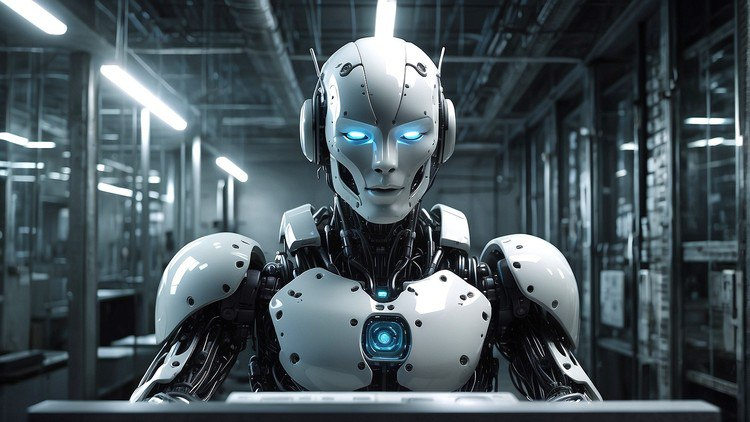
#> input picture photos/photo_5878501912922403677_x.jpg, 750 x 422 px, found by its file name
$ python transformation.py
#> lines starting #> are read from the running program, lines starting #| are printed output that depends on the picture
import cv2 as cv
import numpy as np

img = cv.imread('photos\photo_5878501912922403677_x.jpg')
#> img is the input picture: shape (422, 750, 3); mean B, G, R 92.2, 85.9, 72.8
cv.imshow("Image", img)

# Cropping function
crop_img = img[20:400, 0:400]
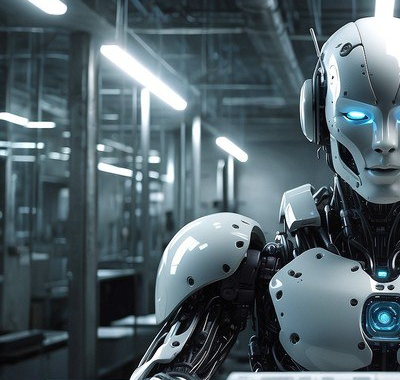
#> crop_img: shape (380, 400, 3); mean B, G, R 103.8, 96.7, 80.7
cv.imshow("Cropped Image", crop_img)

# Transformation
def img_tranformatioN(img, x, y):
#> called with x = -250, y = 250
    matrix = np.float32([[1,0,x], [0,1,y]])
    dimensions = (img.shape[1], img.shape[0])
#> dimensions = (750, 422)
    translate = cv.warpAffine(img, matrix, dimensions)
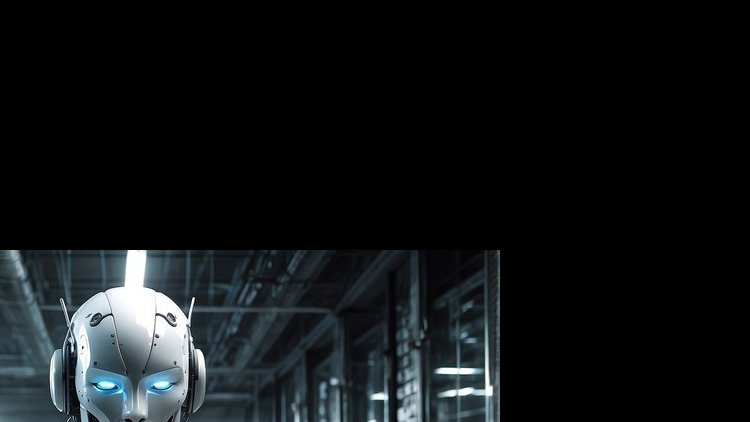
#> translate: shape (422, 750, 3); mean B, G, R 21.8, 20.2, 16.9

    return translate
'''
note:
-x--left
x---right
-y--up
y---down
'''
trans_img = img_tranformatioN(img, -250,250)
cv.imshow("Translated Image", trans_img)

# rotation

def rotate(img, angle, rotPoint=None):
#> called with angle = 90
    if rotPoint is None:
        rotPoint = (img.shape[1]//2, img.shape[0]//2)
#> rotPoint = (375, 211)

    coordinate = (img.shape[1], img.shape[0])
#> coordinate = (750, 422)
    matrix = cv.getRotationMatrix2D(rotPoint, angle, 1)

    return cv.warpAffine(img, matrix, coordinate)
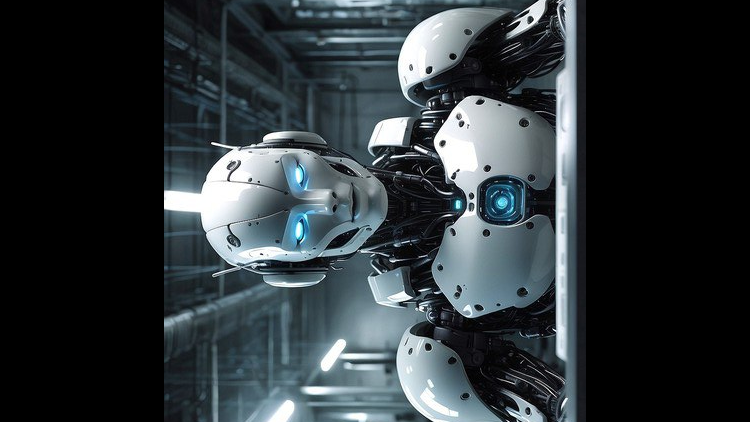
#> returned value: shape (422, 750, 3); mean of channels 0, 1, 2 56.9, 53.2, 45.9; drawn as B, G, R

rotated_img = rotate(img, 90)
cv.imshow("Rotated Image", rotated_img)

# fipping
flip = cv.flip(img,0)
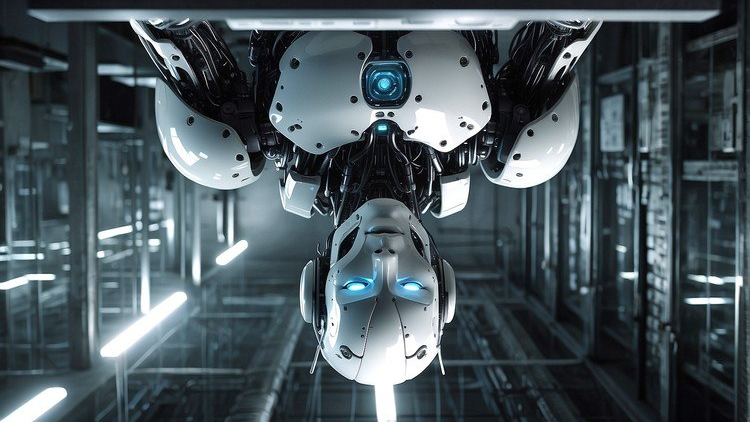
#> flip: shape (422, 750, 3); mean B, G, R 92.2, 85.9, 72.8

cv.imshow("Flipped Image", flip)


cv.waitKey(0)

$ run again, with photos/photo_6004438364155130791_x.jpg copied over photos/photo_5878501912922403677_x.jpg
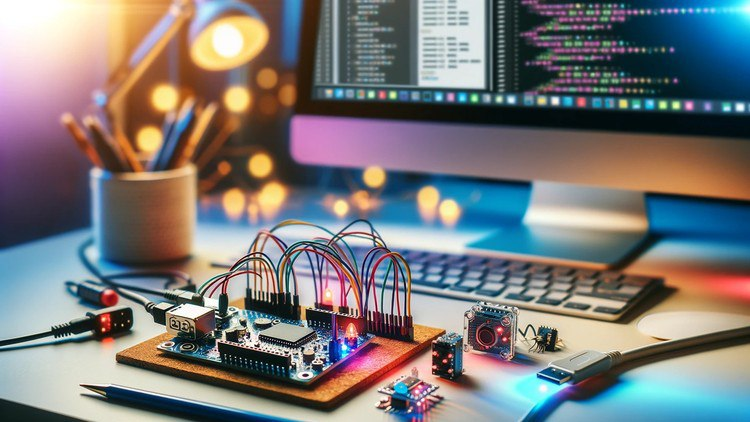
#> input picture photos/photo_6004438364155130791_x.jpg, 750 x 422 px, found by its file name
#> img is the input picture: shape (422, 750, 3); mean B, G, R 121.3, 121.2, 122.6
#> in rotate, `return cv.warpAffine(img, matrix, coordinate)`:
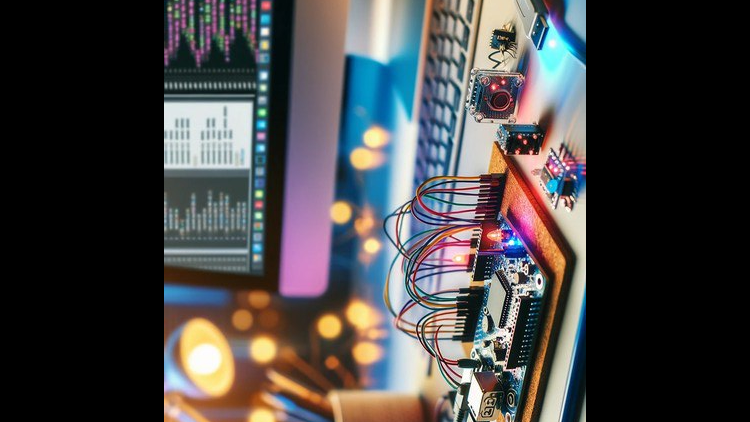
#> returned value: shape (422, 750, 3); mean of channels 0, 1, 2 67.7, 67.3, 69.4; drawn as B, G, R
#> `flip = cv.flip(img,0)`:
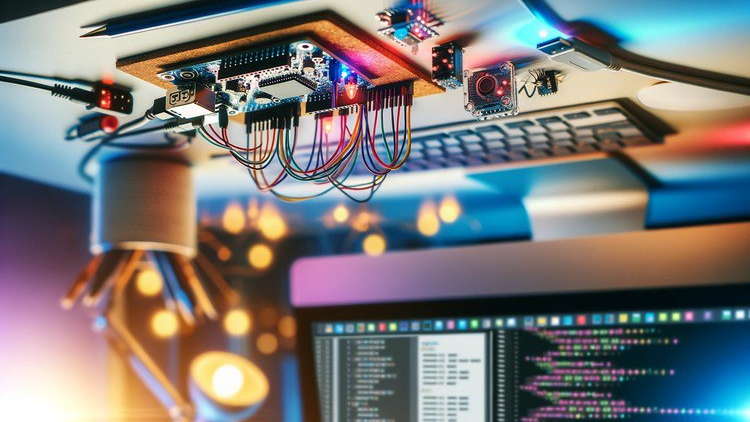
#> flip: shape (422, 750, 3); mean B, G, R 121.3, 121.2, 122.6
